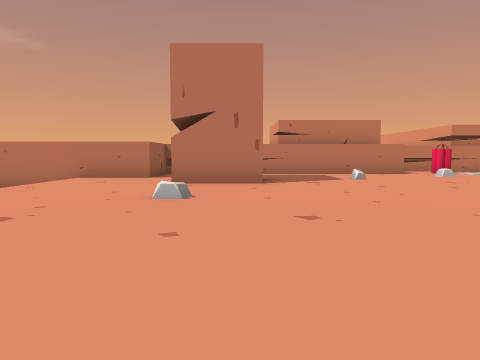
View 1 (above)

16 first-person views from a walk through a Unity game level. The camera is 0.6 m above the floor, tilts 4° down and sees 70° across. The floor is counted in squares, 1 m on a side. Each view is taken from the middle of a square. On the plan, view 1 faces up. The plan holds only what a view shows up to about 10 squares ahead; the rest is blank. The place goes on beyond the plan.

View 2
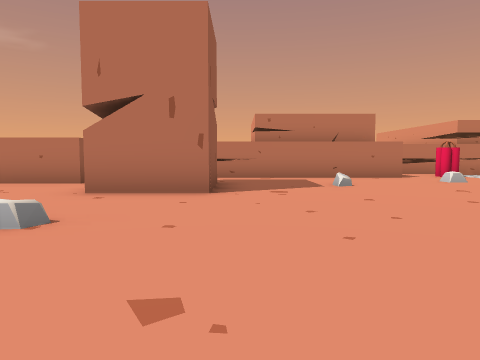

View 3
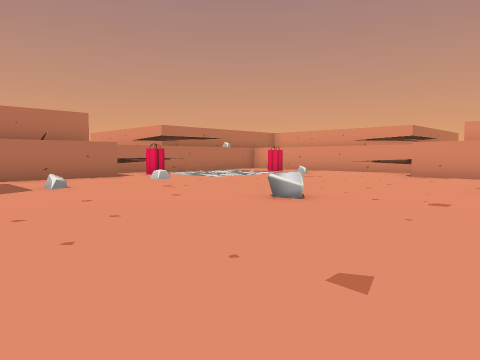

View 4
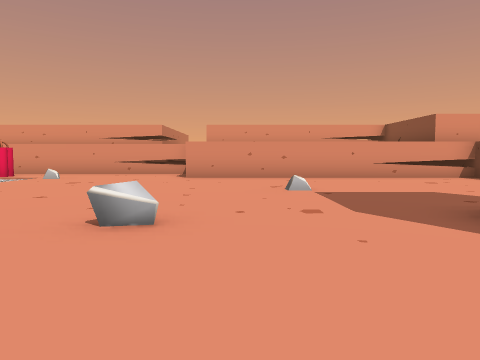

View 5
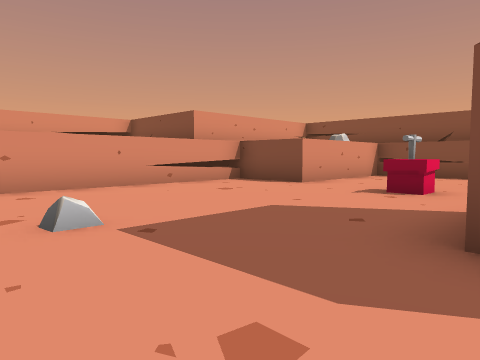

View 6
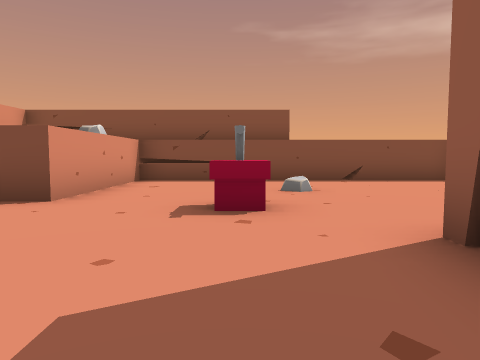

View 7
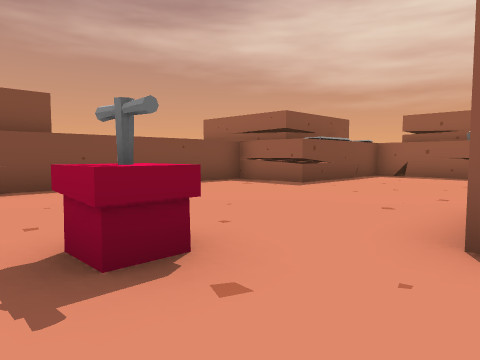

View 8
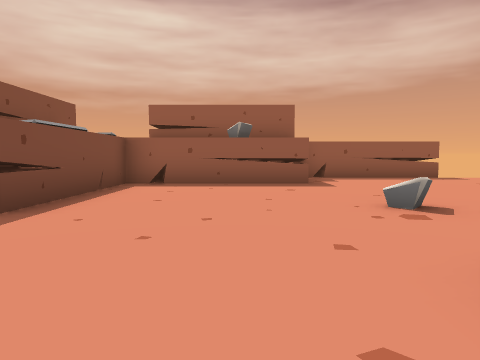

View 9
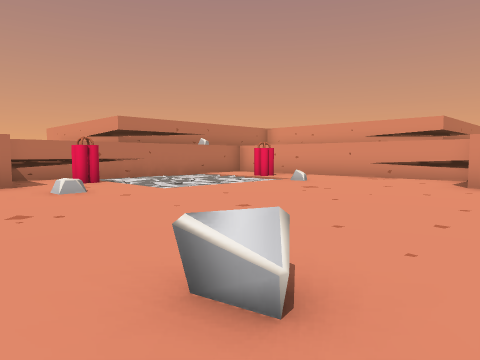

View 10
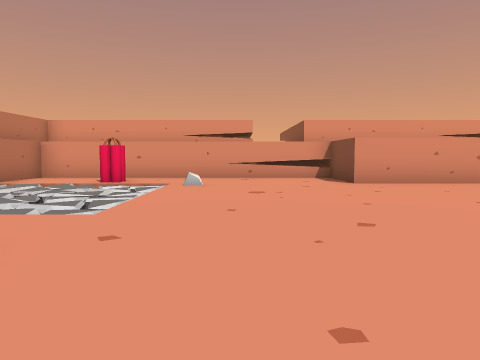

View 11
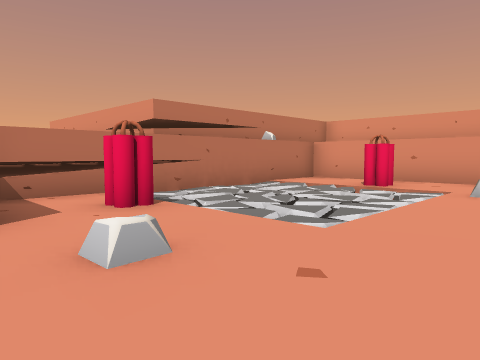

View 12
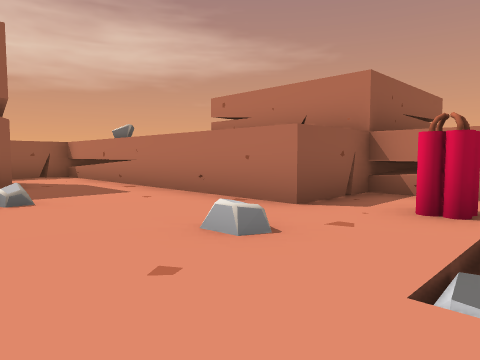

View 13
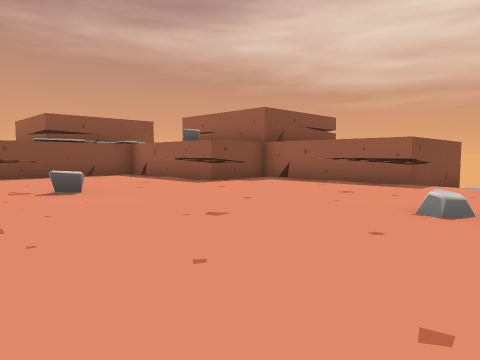

View 14
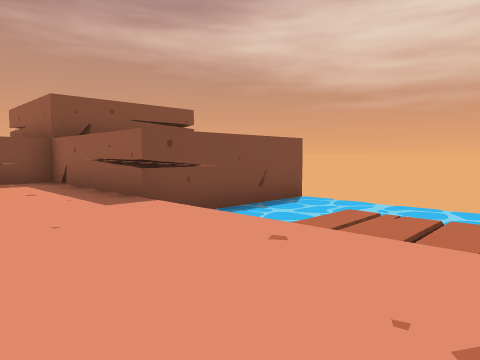

View 15
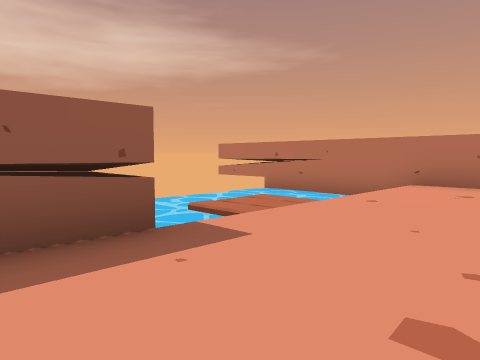

View 16
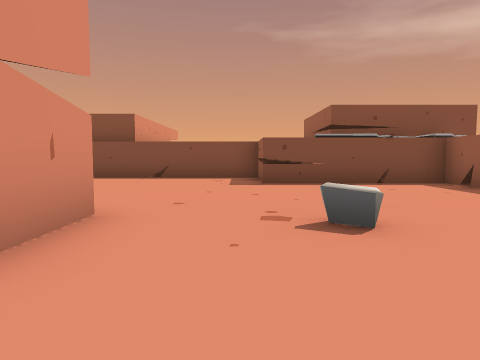

### Floor plan
Key: @ floor where view 1 was taken; # wall or solid block; . main floor; - floor 0.05 m lower than the main floor; = window, fence, low wall or low ledge; ^ raised ledge; v drop or lower ground; R rock; O other object.
Columns run from 7 left of view 1 to 14 right of it. Each row starts with its distance up from view 1.
 16             #
 15             #^
 14             #^^^^##O^^
 13             #.. =  ..^
 12     ^########.O    ..^
 11     ^ .........    O.^
 10 ^^^^^........R.-   ..^
  9 vv ... #..R.......R..^
  8    ...##.............^
  7 vvv..................^
  6 vvv..................^
  5    ...R.....R......^^^
  4 vOv................^
  3 ^^#............R...^
  2   ^................^
  1   ^........##......^
  0   ^....@R..##......^
 -1   ^^#..............^
 -2     #.........O....^
 -3     #............^^^^
 -4     #........R...^
 -5     ##O^#........^
 -6         ^........^
 -7         ^^^^^^^^^^
 -8                  ^

Positions as (right, up) in squares from view 1, and headings:
1: (0, 0), facing up
2: (1, 2), facing up
3: (1, 2), facing up-right
4: (2, 4), facing right
5: (5, 4), facing down-right
6: (7, 2), facing down
7: (8, 0), facing down-left
8: (5, -2), facing left
9: (4, 4), facing up-right
10: (4, 8), facing right
11: (5, 8), facing up-right
12: (8, 8), facing up-left
13: (3, 6), facing down-left
14: (-2, 8), facing down-left
15: (-2, 2), facing up-left
16: (2, 3), facing down
